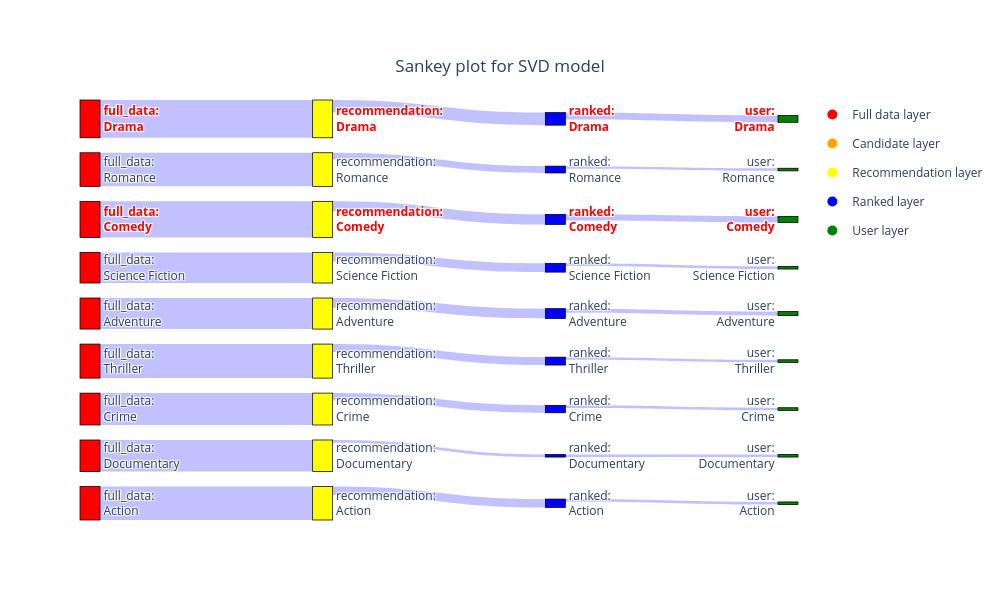

Notebook code for this chart:
### Markdown cell above
**SVD model**

### Code cell
test_query_df,test_rank = recommendation_doc_id_pipeline(
    movie_metadata,
    vectorstore,
    reranker,
    test_query,
    dataset=dataset,
    embedding_model=embedding_model,
    recommendation_model=svd_model,
    user_vectorstore=user_vectorstore,
    user_profile=test_user_profile,
    model_type = 'collab',
    toy_dataset=True,
    features = ['genres'],
    include_fulldata = True,
    random_state = 0
)

test_query_df = keep_n_labels(test_query_df,'genres',True,10)

# Plot the sankey plot
sankey_plot(test_query_df,'genres',"Sankey plot for SVD model",True,['Comedy','Drama'])

### Figure 1 — Plotly figure (JSON) as saved in the notebook; plotly's stock layout.template omitted (floating-point values rounded to 4 significant figures)
{"data": [{"link": {"color": "rgba(100, 100, 255, 0.4)", "customdata": [20244, 26, 5, 6730, 5, 1, 13176, 13, 4, 3044, 9, 1, 3490, 12, 2, 7619, 7, 1, 4304, 6, 1, 3930, 1, 1, 6592, 8, 1], "hovertemplate": "label count: %{customdata}<extra></extra>", "source": [3, 12, 18, 2, 13, 19, 0, 15, 20, 7, 11, 21, 1, 9, 22, 6, 16, 23, 5, 14, 24, 8, 17, 25, 4, 10, 26], "target": [12, 18, 27, 13, 19, 28, 15, 20, 29, 11, 21, 30, 9, 22, 31, 16, 23, 32, 14, 24, 33, 17, 25, 34, 10, 26, 35], "value": [9.916, 3.296, 1.792, 8.814, 1.792, 0.6931, 9.486, 2.639, 1.609, 8.021, 2.303, 0.6931, 8.158, 2.565, 1.099, 8.939, 2.079, 0.6931, 8.368, 1.946, 0.6931, 8.277, 0.6931, 0.6931, 8.794, 2.197, 0.6931]}, "node": {"color": ["red", "red", "red", "red", "red", "red", "red", "red", "red", "yellow", "yellow", "yellow", "yellow", "yellow", "yellow", "yellow", "yellow", "yellow", "blue", "blue", "blue", "blue", "blue", "blue", "blue", "blue", "blue", "green", "green", "green", "green", "green", "green", "green", "green", "green"], "customdata": ["full_data", "full_data", "full_data", "full_data", "full_data", "full_data", "full_data", "full_data", "full_data", "recommendation", "recommendation", "recommendation", "recommendation", "recommendation", "recommendation", "recommendation", "recommendation", "recommendation", "ranked", "ranked", "ranked", "ranked", "ranked", "ranked", "ranked", "ranked", "ranked", "user", "user", "user", "user", "user", "user", "user", "user", "user"], "hovertemplate": "Layer: %{customdata}<extra></extra>", "label": ["<b><span style='color: red;'>full_data:<br>Comedy</span></b>", "full_data:<br>Adventure", "full_data:<br>Romance", "<b><span style='color: red;'>full_data:<br>Drama</span></b>", "full_data:<br>Action", "full_data:<br>Crime", "full_data:<br>Thriller", "full_data:<br>Science Fiction", "full_data:<br>Documentary", "recommendation:<br>Adventure", "recommendation:<br>Action", "recommendation:<br>Science Fiction", "<b><span style='color: red;'>recommendation:<br>Drama</span></b>", "recommendation:<br>Romance", "recommendation:<br>Crime", "<b><span style='color: red;'>recommendation:<br>Comedy</span></b>", "recommendation:<br>Thriller", "recommendation:<br>Documentary", "<b><span style='color: red;'>ranked:<br>Drama</span></b>", "ranked:<br>Romance", "<b><span style='color: red;'>ranked:<br>Comedy</span></b>", "ranked:<br>Science Fiction", "ranked:<br>Adventure", "ranked:<br>Thriller", "ranked:<br>Crime", "ranked:<br>Documentary", "ranked:<br>Action", "<b><span style='color: red;'>user:<br>Drama</span></b>", "user:<br>Romance", "<b><span style='color: red;'>user:<br>Comedy</span></b>", "user:<br>Science Fiction", "user:<br>Adventure", "user:<br>Thriller", "user:<br>Crime", "user:<br>Documentary", "user:<br>Action"], "line": {"color": "black", "width": 0.75}, "pad": 15, "thickness": 20}, "type": "sankey"}, {"legendgroup": "Full data layer", "marker": {"color": "red", "size": 10}, "mode": "markers", "name": "Full data layer", "showlegend": true, "type": "scatter", "x": [null], "y": [null]}, {"legendgroup": "Candidate layer", "marker": {"color": "orange", "size": 10}, "mode": "markers", "name": "Candidate layer", "showlegend": true, "type": "scatter", "x": [null], "y": [null]}, {"legendgroup": "Recommendation layer", "marker": {"color": "yellow", "size": 10}, "mode": "markers", "name": "Recommendation layer", "showlegend": true, "type": "scatter", "x": [null], "y": [null]}, {"legendgroup": "Ranked layer", "marker": {"color": "blue", "size": 10}, "mode": "markers", "name": "Ranked layer", "showlegend": true, "type": "scatter", "x": [null], "y": [null]}, {"legendgroup": "User layer", "marker": {"color": "green", "size": 10}, "mode": "markers", "name": "User layer", "showlegend": true, "type": "scatter", "x": [null], "y": [null]}], "layout": {"height": 600, "plot_bgcolor": "rgba(0,0,0,0)", "title": {"text": "Sankey plot for SVD model", "x": 0.5, "xanchor": "center", "y": 0.9, "yanchor": "top"}, "width": 1000, "xaxis": {"showgrid": false, "showticklabels": false, "visible": false, "zeroline": false}, "yaxis": {"showgrid": false, "showticklabels": false, "visible": false, "zeroline": false}}}
